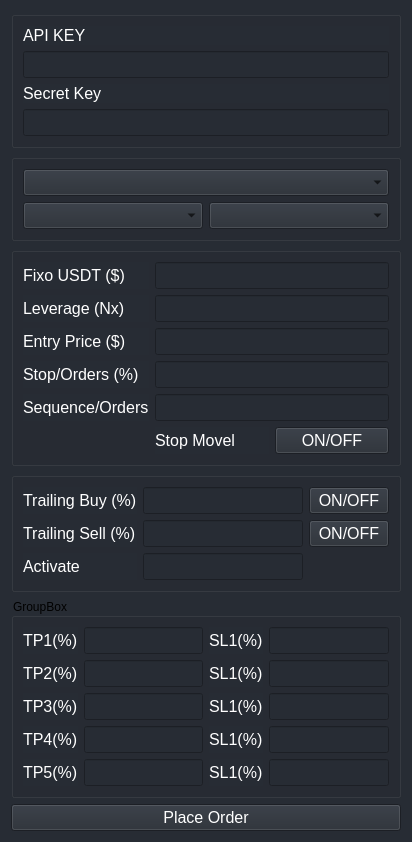
<?xml version="1.0" encoding="UTF-8"?>
<ui version="4.0">
 <class>Form</class>
 <widget class="QWidget" name="Form">
  <property name="geometry">
   <rect>
    <x>0</x>
    <y>0</y>
    <width>412</width>
    <height>768</height>
   </rect>
  </property>
  <property name="windowTitle">
   <string>Binance Control</string>
  </property>
  <property name="styleSheet">
   <string notr="true">background-color: #272c34;</string>
  </property>
  <layout class="QGridLayout" name="gridLayout_6">
   <item row="0" column="0">
    <widget class="QGroupBox" name="groupBox">
     <property name="title">
      <string/>
     </property>
     <layout class="QGridLayout" name="gridLayout">
      <item row="0" column="0">
       <widget class="QLabel" name="label">
        <property name="font">
         <font>
          <pointsize>12</pointsize>
         </font>
        </property>
        <property name="styleSheet">
         <string notr="true">color: rgb(255, 255, 255);</string>
        </property>
        <property name="text">
         <string>API KEY</string>
        </property>
       </widget>
      </item>
      <item row="1" column="0">
       <widget class="QLineEdit" name="lineEdit">
        <property name="font">
         <font>
          <pointsize>12</pointsize>
         </font>
        </property>
       </widget>
      </item>
      <item row="2" column="0">
       <widget class="QLabel" name="label_2">
        <property name="font">
         <font>
          <pointsize>12</pointsize>
         </font>
        </property>
        <property name="styleSheet">
         <string notr="true">color: rgb(255, 255, 255);</string>
        </property>
        <property name="text">
         <string>Secret Key</string>
        </property>
       </widget>
      </item>
      <item row="3" column="0">
       <widget class="QLineEdit" name="lineEdit_2">
        <property name="font">
         <font>
          <pointsize>12</pointsize>
         </font>
        </property>
       </widget>
      </item>
     </layout>
    </widget>
   </item>
   <item row="1" column="0">
    <widget class="QGroupBox" name="groupBox_2">
     <property name="title">
      <string/>
     </property>
     <layout class="QGridLayout" name="gridLayout_2">
      <item row="1" column="0">
       <widget class="QComboBox" name="comboBox_3">
        <property name="font">
         <font>
          <pointsize>12</pointsize>
         </font>
        </property>
       </widget>
      </item>
      <item row="1" column="1">
       <widget class="QComboBox" name="comboBox_2">
        <property name="font">
         <font>
          <pointsize>12</pointsize>
         </font>
        </property>
       </widget>
      </item>
      <item row="0" column="0" colspan="2">
       <widget class="QComboBox" name="comboBox">
        <property name="font">
         <font>
          <pointsize>12</pointsize>
         </font>
        </property>
       </widget>
      </item>
     </layout>
    </widget>
   </item>
   <item row="2" column="0">
    <widget class="QGroupBox" name="groupBox_3">
     <property name="title">
      <string/>
     </property>
     <layout class="QGridLayout" name="gridLayout_3">
      <item row="0" column="0">
       <widget class="QLabel" name="label_3">
        <property name="font">
         <font>
          <pointsize>12</pointsize>
         </font>
        </property>
        <property name="styleSheet">
         <string notr="true">color: rgb(255, 255, 255);</string>
        </property>
        <property name="text">
         <string>Fixo USDT ($)</string>
        </property>
       </widget>
      </item>
      <item row="0" column="1" colspan="2">
       <widget class="QLineEdit" name="lineEdit_3">
        <property name="font">
         <font>
          <pointsize>12</pointsize>
         </font>
        </property>
       </widget>
      </item>
      <item row="1" column="0">
       <widget class="QLabel" name="label_4">
        <property name="font">
         <font>
          <pointsize>12</pointsize>
         </font>
        </property>
        <property name="styleSheet">
         <string notr="true">color: rgb(255, 255, 255);</string>
        </property>
        <property name="text">
         <string>Leverage (Nx)</string>
        </property>
       </widget>
      </item>
      <item row="1" column="1" colspan="2">
       <widget class="QLineEdit" name="lineEdit_4">
        <property name="font">
         <font>
          <pointsize>12</pointsize>
         </font>
        </property>
       </widget>
      </item>
      <item row="2" column="0">
       <widget class="QLabel" name="label_5">
        <property name="font">
         <font>
          <pointsize>12</pointsize>
         </font>
        </property>
        <property name="styleSheet">
         <string notr="true">color: rgb(255, 255, 255);</string>
        </property>
        <property name="text">
         <string>Entry Price ($)</string>
        </property>
       </widget>
      </item>
      <item row="2" column="1" colspan="2">
       <widget class="QLineEdit" name="lineEdit_5">
        <property name="font">
         <font>
          <pointsize>12</pointsize>
         </font>
        </property>
       </widget>
      </item>
      <item row="3" column="0">
       <widget class="QLabel" name="label_6">
        <property name="font">
         <font>
          <pointsize>12</pointsize>
         </font>
        </property>
        <property name="styleSheet">
         <string notr="true">color: rgb(255, 255, 255);</string>
        </property>
        <property name="text">
         <string>Stop/Orders (%)</string>
        </property>
       </widget>
      </item>
      <item row="3" column="1" colspan="2">
       <widget class="QLineEdit" name="lineEdit_6">
        <property name="font">
         <font>
          <pointsize>12</pointsize>
         </font>
        </property>
       </widget>
      </item>
      <item row="4" column="0">
       <widget class="QLabel" name="label_7">
        <property name="font">
         <font>
          <pointsize>12</pointsize>
         </font>
        </property>
        <property name="styleSheet">
         <string notr="true">color: rgb(255, 255, 255);</string>
        </property>
        <property name="text">
         <string>Sequence/Orders</string>
        </property>
       </widget>
      </item>
      <item row="4" column="1" colspan="2">
       <widget class="QLineEdit" name="lineEdit_7">
        <property name="font">
         <font>
          <pointsize>12</pointsize>
         </font>
        </property>
       </widget>
      </item>
      <item row="5" column="1">
       <widget class="QLabel" name="label_21">
        <property name="font">
         <font>
          <pointsize>12</pointsize>
         </font>
        </property>
        <property name="styleSheet">
         <string notr="true">color: rgb(255, 255, 255);</string>
        </property>
        <property name="text">
         <string>Stop Movel</string>
        </property>
       </widget>
      </item>
      <item row="5" column="2">
       <widget class="QPushButton" name="pushButton">
        <property name="font">
         <font>
          <pointsize>12</pointsize>
         </font>
        </property>
        <property name="styleSheet">
         <string notr="true">color: rgb(255, 255, 255);</string>
        </property>
        <property name="text">
         <string>ON/OFF</string>
        </property>
       </widget>
      </item>
     </layout>
    </widget>
   </item>
   <item row="3" column="0">
    <widget class="QGroupBox" name="groupBox_4">
     <property name="title">
      <string/>
     </property>
     <layout class="QGridLayout" name="gridLayout_4">
      <item row="0" column="0">
       <widget class="QLabel" name="label_18">
        <property name="font">
         <font>
          <pointsize>12</pointsize>
         </font>
        </property>
        <property name="styleSheet">
         <string notr="true">color: rgb(255, 255, 255);</string>
        </property>
        <property name="text">
         <string>Trailing Buy (%)</string>
        </property>
       </widget>
      </item>
      <item row="0" column="2">
       <widget class="QPushButton" name="pushButton_2">
        <property name="font">
         <font>
          <pointsize>12</pointsize>
         </font>
        </property>
        <property name="styleSheet">
         <string notr="true">color: rgb(255, 255, 255);</string>
        </property>
        <property name="text">
         <string>ON/OFF</string>
        </property>
       </widget>
      </item>
      <item row="0" column="1">
       <widget class="QLineEdit" name="lineEdit_18">
        <property name="font">
         <font>
          <pointsize>12</pointsize>
         </font>
        </property>
       </widget>
      </item>
      <item row="1" column="0">
       <widget class="QLabel" name="label_19">
        <property name="font">
         <font>
          <pointsize>12</pointsize>
         </font>
        </property>
        <property name="styleSheet">
         <string notr="true">color: rgb(255, 255, 255);</string>
        </property>
        <property name="text">
         <string>Trailing Sell (%)</string>
        </property>
       </widget>
      </item>
      <item row="1" column="2">
       <widget class="QPushButton" name="pushButton_3">
        <property name="font">
         <font>
          <pointsize>12</pointsize>
         </font>
        </property>
        <property name="styleSheet">
         <string notr="true">color: rgb(255, 255, 255);</string>
        </property>
        <property name="text">
         <string>ON/OFF</string>
        </property>
       </widget>
      </item>
      <item row="1" column="1">
       <widget class="QLineEdit" name="lineEdit_19">
        <property name="font">
         <font>
          <pointsize>12</pointsize>
         </font>
        </property>
       </widget>
      </item>
      <item row="3" column="1">
       <widget class="QLineEdit" name="lineEdit_20">
        <property name="font">
         <font>
          <pointsize>12</pointsize>
         </font>
        </property>
       </widget>
      </item>
      <item row="3" column="0">
       <widget class="QLabel" name="label_20">
        <property name="font">
         <font>
          <pointsize>12</pointsize>
         </font>
        </property>
        <property name="styleSheet">
         <string notr="true">color: rgb(255, 255, 255);</string>
        </property>
        <property name="text">
         <string>Activate</string>
        </property>
       </widget>
      </item>
     </layout>
    </widget>
   </item>
   <item row="4" column="0">
    <widget class="QGroupBox" name="groupBox_5">
     <property name="title">
      <string>GroupBox</string>
     </property>
     <layout class="QGridLayout" name="gridLayout_5">
      <item row="0" column="0">
       <widget class="QLabel" name="label_8">
        <property name="font">
         <font>
          <pointsize>12</pointsize>
         </font>
        </property>
        <property name="styleSheet">
         <string notr="true">color: rgb(255, 255, 255);</string>
        </property>
        <property name="text">
         <string>TP1(%)</string>
        </property>
       </widget>
      </item>
      <item row="0" column="1">
       <widget class="QLineEdit" name="lineEdit_12">
        <property name="font">
         <font>
          <pointsize>12</pointsize>
         </font>
        </property>
       </widget>
      </item>
      <item row="0" column="2">
       <widget class="QLabel" name="label_13">
        <property name="font">
         <font>
          <pointsize>12</pointsize>
         </font>
        </property>
        <property name="styleSheet">
         <string notr="true">color: rgb(255, 255, 255);</string>
        </property>
        <property name="text">
         <string>SL1(%)</string>
        </property>
       </widget>
      </item>
      <item row="0" column="3">
       <widget class="QLineEdit" name="lineEdit_17">
        <property name="font">
         <font>
          <pointsize>12</pointsize>
         </font>
        </property>
       </widget>
      </item>
      <item row="1" column="0">
       <widget class="QLabel" name="label_12">
        <property name="font">
         <font>
          <pointsize>12</pointsize>
         </font>
        </property>
        <property name="styleSheet">
         <string notr="true">color: rgb(255, 255, 255);</string>
        </property>
        <property name="text">
         <string>TP2(%)</string>
        </property>
       </widget>
      </item>
      <item row="1" column="1">
       <widget class="QLineEdit" name="lineEdit_11">
        <property name="font">
         <font>
          <pointsize>12</pointsize>
         </font>
        </property>
       </widget>
      </item>
      <item row="1" column="2">
       <widget class="QLabel" name="label_17">
        <property name="font">
         <font>
          <pointsize>12</pointsize>
         </font>
        </property>
        <property name="styleSheet">
         <string notr="true">color: rgb(255, 255, 255);</string>
        </property>
        <property name="text">
         <string>SL1(%)</string>
        </property>
       </widget>
      </item>
      <item row="1" column="3">
       <widget class="QLineEdit" name="lineEdit_16">
        <property name="font">
         <font>
          <pointsize>12</pointsize>
         </font>
        </property>
       </widget>
      </item>
      <item row="2" column="0">
       <widget class="QLabel" name="label_10">
        <property name="font">
         <font>
          <pointsize>12</pointsize>
         </font>
        </property>
        <property name="styleSheet">
         <string notr="true">color: rgb(255, 255, 255);</string>
        </property>
        <property name="text">
         <string>TP3(%)</string>
        </property>
       </widget>
      </item>
      <item row="2" column="1">
       <widget class="QLineEdit" name="lineEdit_10">
        <property name="font">
         <font>
          <pointsize>12</pointsize>
         </font>
        </property>
       </widget>
      </item>
      <item row="2" column="2">
       <widget class="QLabel" name="label_15">
        <property name="font">
         <font>
          <pointsize>12</pointsize>
         </font>
        </property>
        <property name="styleSheet">
         <string notr="true">color: rgb(255, 255, 255);</string>
        </property>
        <property name="text">
         <string>SL1(%)</string>
        </property>
       </widget>
      </item>
      <item row="2" column="3">
       <widget class="QLineEdit" name="lineEdit_15">
        <property name="font">
         <font>
          <pointsize>12</pointsize>
         </font>
        </property>
       </widget>
      </item>
      <item row="3" column="0">
       <widget class="QLabel" name="label_9">
        <property name="font">
         <font>
          <pointsize>12</pointsize>
         </font>
        </property>
        <property name="styleSheet">
         <string notr="true">color: rgb(255, 255, 255);</string>
        </property>
        <property name="text">
         <string>TP4(%)</string>
        </property>
       </widget>
      </item>
      <item row="3" column="1">
       <widget class="QLineEdit" name="lineEdit_8">
        <property name="font">
         <font>
          <pointsize>12</pointsize>
         </font>
        </property>
       </widget>
      </item>
      <item row="3" column="2">
       <widget class="QLabel" name="label_14">
        <property name="font">
         <font>
          <pointsize>12</pointsize>
         </font>
        </property>
        <property name="styleSheet">
         <string notr="true">color: rgb(255, 255, 255);</string>
        </property>
        <property name="text">
         <string>SL1(%)</string>
        </property>
       </widget>
      </item>
      <item row="3" column="3">
       <widget class="QLineEdit" name="lineEdit_13">
        <property name="font">
         <font>
          <pointsize>12</pointsize>
         </font>
        </property>
       </widget>
      </item>
      <item row="4" column="0">
       <widget class="QLabel" name="label_11">
        <property name="font">
         <font>
          <pointsize>12</pointsize>
         </font>
        </property>
        <property name="styleSheet">
         <string notr="true">color: rgb(255, 255, 255);</string>
        </property>
        <property name="text">
         <string>TP5(%)</string>
        </property>
       </widget>
      </item>
      <item row="4" column="1">
       <widget class="QLineEdit" name="lineEdit_9">
        <property name="font">
         <font>
          <pointsize>12</pointsize>
         </font>
        </property>
       </widget>
      </item>
      <item row="4" column="2">
       <widget class="QLabel" name="label_16">
        <property name="font">
         <font>
          <pointsize>12</pointsize>
         </font>
        </property>
        <property name="styleSheet">
         <string notr="true">color: rgb(255, 255, 255);</string>
        </property>
        <property name="text">
         <string>SL1(%)</string>
        </property>
       </widget>
      </item>
      <item row="4" column="3">
       <widget class="QLineEdit" name="lineEdit_14">
        <property name="font">
         <font>
          <pointsize>12</pointsize>
         </font>
        </property>
       </widget>
      </item>
     </layout>
    </widget>
   </item>
   <item row="5" column="0">
    <widget class="QPushButton" name="pushButton_4">
     <property name="font">
      <font>
       <pointsize>12</pointsize>
      </font>
     </property>
     <property name="styleSheet">
      <string notr="true">color: rgb(255, 255, 255);</string>
     </property>
     <property name="text">
      <string>Place Order</string>
     </property>
    </widget>
   </item>
  </layout>
 </widget>
 <resources/>
 <connections/>
</ui>
